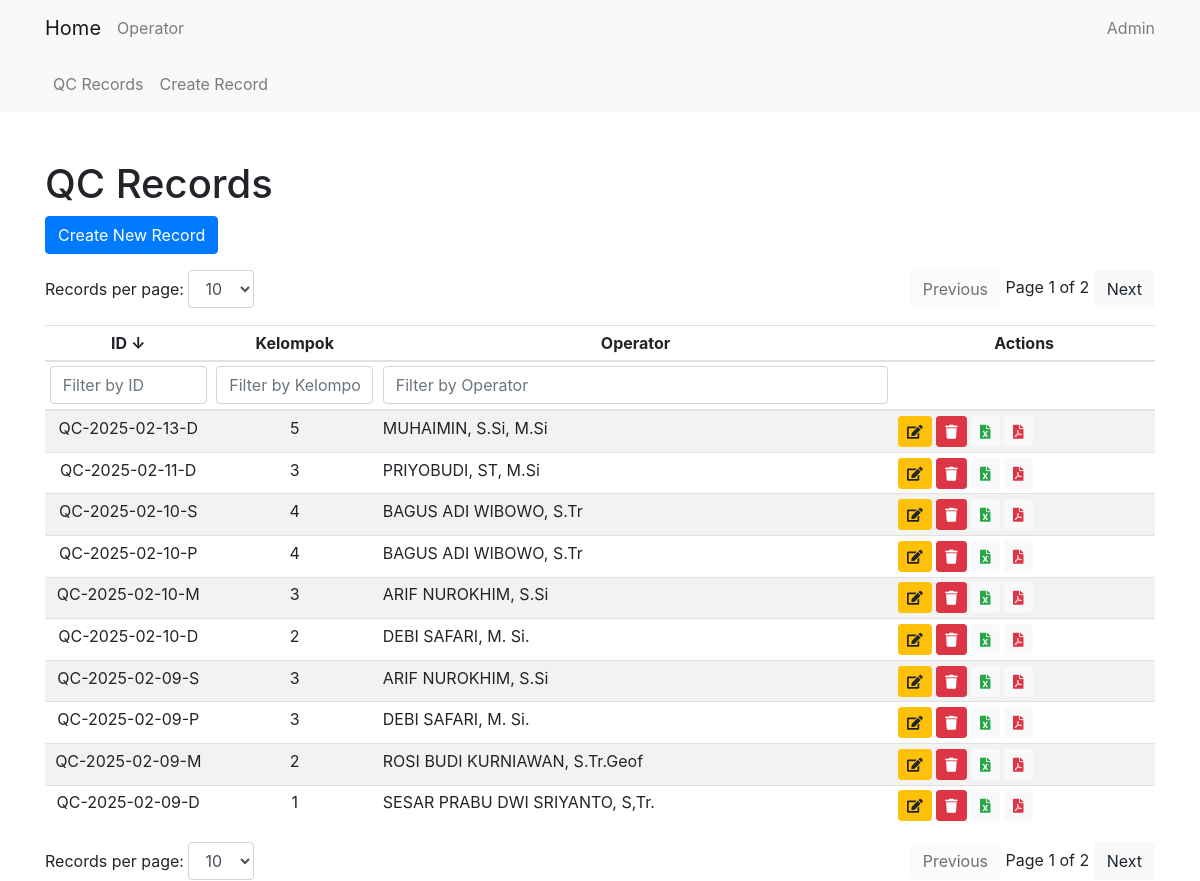
The page /qc/ on the database as committed earlier.
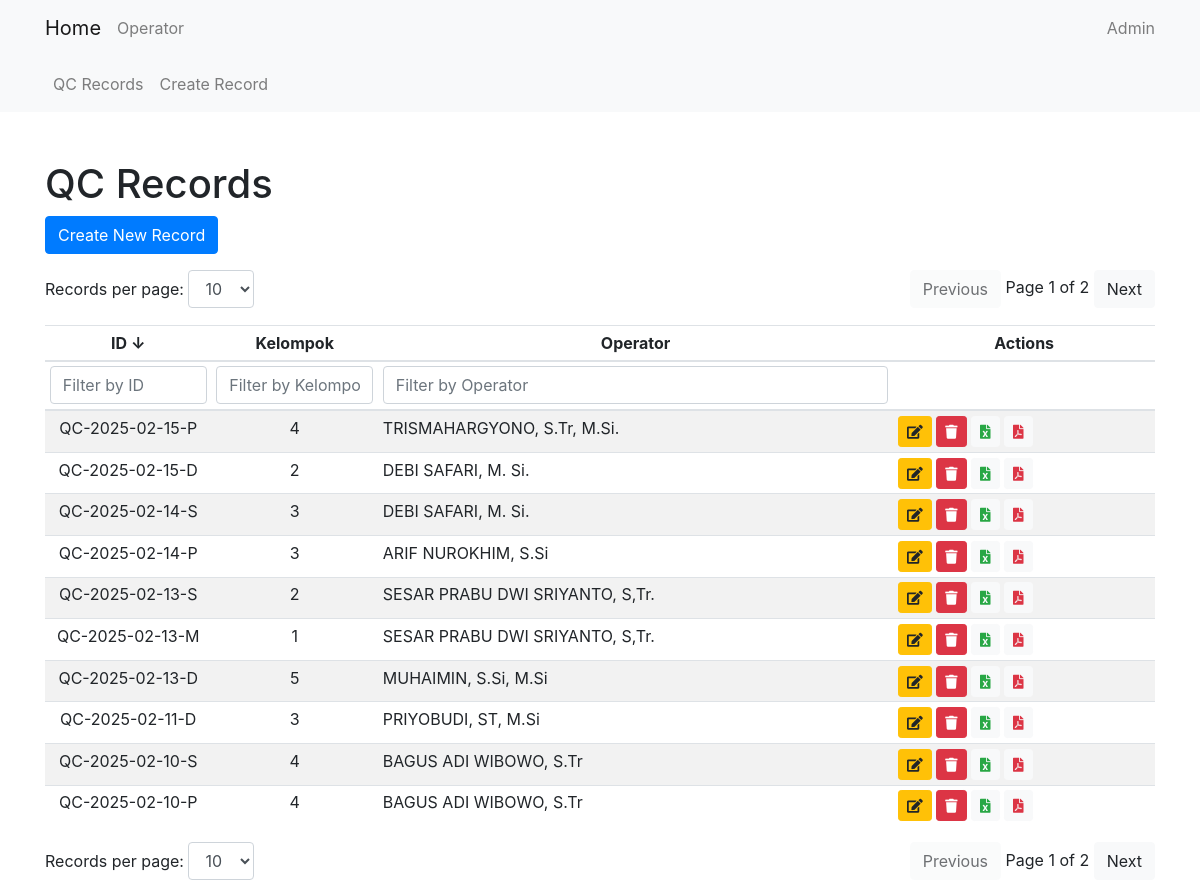
The same page on the database as committed later.
### qc/models.py (models this page shows, shortened)
class QcRecord(models.Model):
    date = models.DateField(default=get_default_date)
    qc_id = models.CharField(max_length=15, default='0')
    shift = models.CharField(max_length=15, choices=SHIFT, default='P')
    kelompok = models.CharField(max_length=1, choices=KELOMPOK, default='1')
    jam_pelaksanaan = models.TimeField(default=(timezone.now() + timezone.timedelta(hours=7)).replace(second=0, microsecond=0))
    qc_prev = models.TextField(default='0')
    qc = models.TextField(default='0')
    operator = models.ForeignKey(Operator, on_delete=models.CASCADE)
    NIP = models.CharField(max_length=18, default='0')
    event_indonesia = models.IntegerField(default=0)
    event_luar = models.IntegerField(default=0)
    kel_sebelum = models.CharField(max_length=1, choices=KELOMPOK, default='1')

### core/models.py (models this page shows)
class Operator(models.Model):
    name = models.CharField(max_length=100)
    NIP = models.CharField(max_length=18)
    def __str__(self):
        return self.name

### qc/views.py (the view)
# urls.py: path('', QcRecordListView.as_view(), name='qcrecord_list'),
class QcRecordListView(ListView):
    model = QcRecord
    template_name = 'qc/qcrecord_list.html'
    context_object_name = 'qcrecords'

### qc/templates/qc/qcrecord_list.html (shortened to what this page needs)
{% extends 'core/base.html' %}
{% block content %}
<h1 class="mt-5">QC Records</h1>
<a href="{% url 'qc:qcrecord_create' %}" class="btn btn-primary mb-3">Create New Record</a>
<div class="d-flex justify-content-between mb-3">
    <div>
        <label for="recordsPerPageTop">Records per page:</label>
        <select id="recordsPerPageTop" class="form-control d-inline-block w-auto">
            <option value="10" selected>10</option>
        </select>
    </div>
    <div>
        <button id="prevPageTop" class="btn btn-light">Previous</button>
        <span id="pageInfoTop"></span>
        <button id="nextPageTop" class="btn btn-light">Next</button>
    </div>
</div>
<div class="table-responsive">
    <table class="table table-striped table-sm" id="qcRecordTable">
        <thead>
            <tr>
                <th onclick="sortTable(0)" style="cursor: pointer; text-align: center;" width="15%">ID <span id="idSortArrow">↓</span></th>
                <th onclick="sortTable(1)" style="cursor: pointer; text-align: center;" width="15%">Kelompok </th>
                <th onclick="sortTable(2)" style="cursor: pointer; text-align: center;">Operator </th>
                <th style="text-align: center;">Actions</th>
            </tr>
            <tr>
                <th><input type="text" id="idFilter" onkeyup="filterTable(0)" placeholder="Filter by ID" class="form-control"></th>
                <th><input type="text" id="kelompokFilter" onkeyup="filterTable(1)" placeholder="Filter by Kelompok" class="form-control"></th>
                <th><input type="text" id="operatorFilter" onkeyup="filterTable(2)" placeholder="Filter by Operator" class="form-control"></th>
                <th></th>
            </tr>
        </thead>
        <tbody id="qcRecordTableBody">
            {% for record in qcrecords|dictsortreversed:"qc_id" %}
            <tr>
                <td style="text-align: center;">{{ record.qc_id }}</td>
                <td style="text-align: center;">{{ record.kelompok }}</td>
                <td>{{ record.operator }}</td>
                <td>
                    <a href="{% url 'qc:qcrecord_update' record.pk %}" class="btn btn-sm btn-warning" data-toggle="tooltip" title="Edit">
                        <i class="fas fa-edit"></i>
                    </a>
                    <form action="{% url 'qc:qcrecord_delete_direct' record.pk %}" method="post" style="display:inline;">
                        <button type="button" class="btn btn-sm btn-danger delete-button" data-toggle="tooltip" title="Delete">
                            <i class="fas fa-trash"></i>
                        </button>
                    </form>
                    <a href="{% url 'qc:export_to_excel' record.pk %}" class="btn btn-sm btn-light text-success" data-toggle="tooltip" title="Export to Excel">
                        <i class="fas fa-file-excel"></i>
                    </a>
                    <a href="{% url 'qc:export_to_pdf' record.pk %}" class="btn btn-sm btn-light text-danger" data-toggle="tooltip" title="Export to PDF">
                        <i class="fas fa-file-pdf"></i>
                    </a>
                </td>
            </tr>
            {% endfor %}
        </tbody>
    </table>
</div>
<div class="d-flex justify-content-between">
    <div>
        <label for="recordsPerPage">Records per page:</label>
        <select id="recordsPerPage" class="form-control d-inline-block w-auto">
            <option value="10" selected>10</option>
        </select>
    </div>
    <div>
        <button id="prevPage" class="btn btn-light">Previous</button>
        <span id="pageInfo"></span>
        <button id="nextPage" class="btn btn-light">Next</button>
    </div>
</div>
{% endblock %}

Rows that differ between the two databases and show on the page:
no longer on this page (row unchanged): QcRecord: qc_id "QC-2025-02-10-M", kelompok "3", operator "ARIF NUROKHIM, S.Si"
no longer on this page (row unchanged): QcRecord: qc_id "QC-2025-02-10-D", kelompok "2", operator "DEBI SAFARI, M. Si."
no longer on this page (row unchanged): QcRecord: qc_id "QC-2025-02-09-S", kelompok "3", operator "ARIF NUROKHIM, S.Si"
no longer on this page (row unchanged): QcRecord: qc_id "QC-2025-02-09-P", kelompok "3", operator "DEBI SAFARI, M. Si."
no longer on this page (row unchanged): QcRecord: qc_id "QC-2025-02-09-M", kelompok "2", operator "ROSI BUDI KURNIAWAN, S.Tr.Geof"
no longer on this page (row unchanged): QcRecord: qc_id "QC-2025-02-09-D", kelompok "1", operator "SESAR PRABU DWI SRIYANTO, S,Tr."
added QcRecord: qc_id "QC-2025-02-15-P", kelompok "4", operator "TRISMAHARGYONO, S.Tr, M.Si."
added QcRecord: qc_id "QC-2025-02-15-D", kelompok "2", operator "DEBI SAFARI, M. Si."
added QcRecord: qc_id "QC-2025-02-14-S", kelompok "3", operator "DEBI SAFARI, M. Si."
added QcRecord: qc_id "QC-2025-02-14-P", kelompok "3", operator "ARIF NUROKHIM, S.Si"
added QcRecord: qc_id "QC-2025-02-13-S", kelompok "2", operator "SESAR PRABU DWI SRIYANTO, S,Tr."
added QcRecord: qc_id "QC-2025-02-13-M", kelompok "1", operator "SESAR PRABU DWI SRIYANTO, S,Tr."
